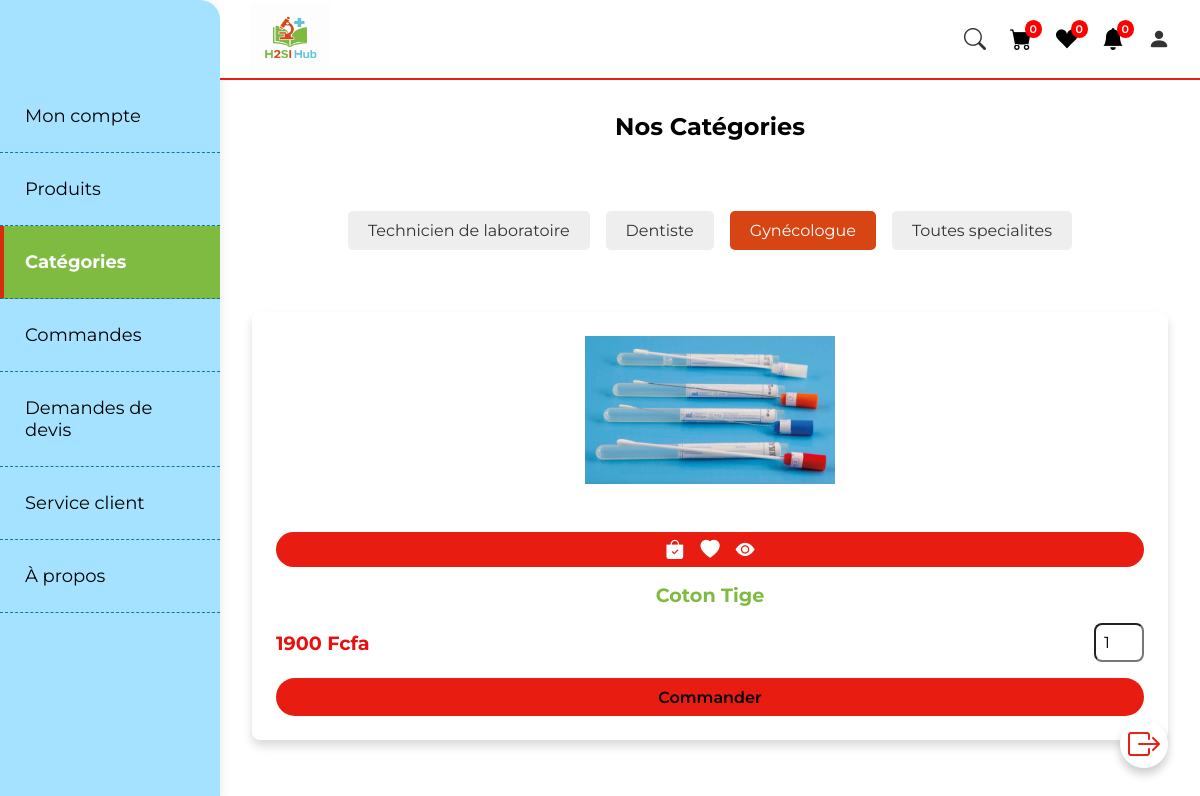
The page /presentation.php?categorie=Gynécologue on the database its author committed.
### tables this page shows
CREATE TABLE `t_produit` (
  `id` int(10) NOT NULL,
  `nom_pdt` varchar(1000) NOT NULL,
  `prix` float NOT NULL,
  `image` varchar(1000) NOT NULL,
  `detail_pdt` longtext NOT NULL,
  `categorie` varchar(100) NOT NULL
);

### sessioneq.php (called while the page is built, shortened)
<?php
include("admin/connexion.php");
if (isset($_SESSION['id_client'])) {
    $id_client = $_SESSION['id_client'];
    $nom_client = $_SESSION['nom_client'];
    $prenom_client = $_SESSION['prenom_client'];
    $mail_client = $_SESSION['mail_client'];
    $count_panier = $con->prepare("SELECT COUNT(*) FROM t_panier WHERE id_client = :id_client");
    $count_panier->bindParam(":id_client", $id_client);
    $count_panier->execute();
    $num_panier = $count_panier->fetchColumn();
    $count_wishlist = $con->prepare("SELECT COUNT(*) FROM t_wishlist WHERE id_client = :id_client");
    $count_wishlist->bindParam(":id_client", $id_client);
    $count_wishlist->execute();
    $num_wishlist = $count_wishlist->fetchColumn();
$count_notif = $con->prepare("SELECT COUNT(*) FROM t_notifications WHERE id_client = :id_client AND est_lue = 0");
$count_notif->bindParam(":id_client", $id_client);
$count_notif->execute();
$num_notif = $count_notif->fetchColumn();
} else {
     $num_notif = 0;
}
?>

### presentation.php (the view, shortened to what this page needs)
<?php
 include("sessioneq.php");
?>
<html lang="en" dir="ltr">
<head>
    <link rel="stylesheet" href="https://cdn.jsdelivr.net/npm/bootstrap-icons@1.10.3/font/bootstrap-icons.css">
</head>
<link rel="stylesheet" href="styl.css">
</head>
<body>
<div class="navbar-container">
  <div class="navbar-top">
    <a href="#" class="logo"><img src="Images/H2SI Hub.png" class="logo-img"  alt="H2SI Logo" /></a>
    <div class="nav-icons">
      <i class="bi bi-search" id="search-icon"></i>
      <a href="panier.php" class="panier">
        <i class="bi bi-cart-fill"></i>
            <sup><?php
             $count_panier = $con->prepare("SELECT COUNT(*) FROM t_panier WHERE id_client = :id_client");
             $count_panier->bindParam(":id_client", $id_client);
             $count_panier->execute();
             $num_panier = $count_panier->fetchColumn();
              echo $num_panier;
          ?>
          </sup>
        </a>
      <a href="wishlist.php" class="wishlist">
        <i class="bi bi-suit-heart-fill"></i>
     <sup><?php
            $count_wishlist = $con->prepare("SELECT COUNT(*) FROM t_wishlist WHERE id_client = :id_client");
            $count_wishlist->bindParam(":id_client", $id_client);
            $count_wishlist->execute();
            $num_wishlist = $count_wishlist->fetchColumn();
            echo $num_wishlist;
            ?></sup>
        </a>
        <a href="notif.php" class="wishlist"><i class="bi bi-bell-fill"></i><sup><?= $num_notif ?></sup></a>
      <i class="bi bi-person-fill" id="person-icon"></i>
    </div>
  </div>
 <nav class="sidebar">
    <ul class="nav-links">
      <li><a href="moncompte.php" class="nav-link">Mon compte</a></li>
      <li><a href="eqconnect.php" class="nav-link">Produits</a></li>
      <li><a href="presentation.php" class="nav-link active">Catégories</a></li>
      <li><a href="commande.php" class="nav-link">Commandes</a></li>
     <li><a href="devis.php" class="nav-link">Demandes de devis</a></li>
     <li><a href="service_client.php" class="nav-link">Service client</a></li>
      <li><a href="faq.php" class="nav-link">À propos</a></li>
    </ul>
  </nav>
</div>
<section class="categories">
  <h2 style="text-align:center; margin-bottom:5rem; margin-top:2rem;">Nos Catégories</h2>
  <div class="categorie-liste" style="text-align:center; margin-bottom: 30px;">
    <?php
    $categories = $con->query("SELECT DISTINCT categorie FROM t_produit WHERE categorie IS NOT NULL AND categorie != ''");
    while ($cat = $categories->fetch(PDO::FETCH_ASSOC)) {
      $cat_name = htmlspecialchars($cat['categorie']);
      $active = (isset($_GET['categorie']) && $_GET['categorie'] == $cat_name) ? "active" : "";
      echo '<a href="presentation.php?categorie=' . urlencode($cat_name) . '" class="categorie-btn ' . $active . '">' . $cat_name . '</a>';
    }
    ?>
  </div>
  <section class="produits">
    <div class="contenu_box" id="produitsGrid">
      <?php
      if (isset($_GET['categorie'])) {
        $categorie = htmlspecialchars($_GET['categorie']);
        $stmt = $con->prepare("SELECT * FROM t_produit WHERE categorie = ?");
        $stmt->execute([$categorie]);
        $produits = $stmt->fetchAll(PDO::FETCH_ASSOC);
        if (count($produits) > 0) {
          foreach ($produits as $pdt) {
            ?>
            <div class="box_eq">
              <div class="image_eq">
                <form method="post">
                  <img src="admin/image/<?= $pdt['image']; ?>" width="100%" class="images">
              </div>
              <div class="info_eq">
                <div class="button">
                  <button type="submit" name="ajouter_au_panier"><i class="bi bi-bag-check-fill"></i></button>
                  <button type="submit" name="ajouter_a_wishlist"><i class="bi bi-heart-fill"></i></button>
                  <a href="pageproduit.php?pid=<?= $pdt['id']; ?>" class="bi bi-eye-fill"></a>
                </div>
                <h3 class="nom"><?= $pdt['nom_pdt']; ?></h3>
                <div class="flex" style="display:flex; justify-content:space-between;">
                  <p class="prix"><?= $pdt['prix']; ?> Fcfa</p>
                  <input type="number" name="quantite" required min="1" value="1" class="quantite" style="width:50px;">
                </div>
              </div>
              <a href="verifier.php?get_id=<?= $pdt['id']; ?>" class="btn_buy">Commander</a>
            </div>
            <?php
          }
        } else {
          echo "<p style='text-align:center;'>Aucun produit trouvé pour cette catégorie.</p>";
        }
      } else {
        echo "<p style='text-align:center;'>Veuillez sélectionner une catégorie ci-dessus.</p>";
      }
      ?>
    </div>
    </section>
   <a href="eqconnect.php"><i class="bi bi-box-arrow-right"></i></a>
</section>
</body>
</html>

### styl.css (style rules this page uses)
* { margin: 0; padding: 0; box-sizing: border-box; font-family: 'Montserrat', sans-serif; list-style: none; text-decoration: none; scroll-behavior: smooth; scroll-padding-top: 2rem; }
body { overflow-x: hidden; padding-top: 80px; padding-left: 220px; box-sizing: border-box; }
.navbar-container { display: flex; flex-direction: row; width: 100%; position: fixed; top: 0; left: 0; background: #fff; z-index: 1000; box-shadow: 0 6px 10px rgba(0, 0, 0, 0.1); }
.navbar-top { position: fixed; top: 0; left: 220px; height: 80px; display: flex; justify-content: space-between; align-items: center; width: calc(100% - 220px); padding: 10px 30px; background: #fff; border-bottom: 2px solid #e81c11; z-index: 1001; }
.logo-img { width: 80px; height: 70px; transition: transform 0.3s ease-in-out; }
.nav-icons { display: flex; gap: 1.5rem; align-items: center; font-size: 22px; color: #333; }
.nav-icons a { color: #000; position: relative; }
.nav-icons sup { position: absolute; top: -8px; right: -10px; background-color: red; color: #fff; font-size: 10px; padding: 2px 5px; border-radius: 50%; }
.sidebar { width: 220px; background: #18b6ff64; height: 100vh; padding-top: 80px; position: fixed; left: 0; top: 0; border-top-right-radius: 20px; box-shadow: 4px 0 10px rgba(0,0,0,0.05); }
.nav-links { list-style: none; padding: 0; margin: 0; }
.nav-links li { width: 100%; }
.nav-link { display: block; padding: 25px 25px; font-size: 18px; color: #000; border-bottom: 1px dashed #056fa0ef; text-decoration: none; transition: all 0.3s ease; position: relative; }
.nav-link.active { background-color: #7EBB40; color: #fff; font-weight: bold; box-shadow: inset 4px 0 0 #d92b10; }
.panier sup { font-size: 11px; font-weight: 600; color:#fafafa; }
.wishlist sup { font-size: 11px; font-weight: 600; color:hwb(0 100% 0%); }
.produits { padding: 2rem; }
.produits .contenu_box { display: grid; grid-template-columns: repeat(auto-fit, minmax(270px, 1fr)); gap: 2rem; margin-top: 10px; }
.produits .box_eq { background: #fff; border-radius: .5rem; box-shadow: 0 6px 10px rgba(0, 0, 0, 0.15); padding: 1.5rem; display: flex; flex-direction: column; justify-content: space-between; }
.produits .box_eq .image_eq { text-align: center; margin-bottom: 1rem; }
.produits .box_eq .image_eq img { width: 100%; max-width: 250px; height: auto; }
.produits .box_eq .info_eq { text-align: center; margin-top: 1rem; }
.produits .box_eq .nom { font-size: 1.2rem; color: #7EBB40; text-transform: capitalize; margin: 0.5rem 0; }
.produits .box_eq .flex { display: flex; justify-content: space-between; align-items: center; margin-top: 1rem; }
.produits .box_eq .prix { font-size: 1.2rem; color: #e81010; font-weight: 700; }
.produits .box_eq .quantite { border-radius: .5rem; padding: .5rem; width: 60px; font-size: 1rem; }
.produits .box_eq .button { display: flex; justify-content: center; gap: 1rem; background: #e81c11; border-radius: 20px; padding: 0.5rem; margin: 1rem 0; }
.produits .box_eq .button button, .produits .box_eq .button a { background: transparent; border: none; color: #fff; font-size: 1.2rem; cursor: pointer; }
.produits .box_eq .btn_buy { text-align: center; background: #e81c11; border-radius: 20px; color: #000; font-weight: 600; padding: 0.6rem 1rem; display: inline-block; margin-top: 1rem; transition: 0.3s ease; }
.categorie-btn { margin: 8px; padding: 10px 20px; background: #eee; border-radius: 5px; cursor: pointer; text-decoration: none; color: #333; transition: all 0.3s ease; }
.categorie-btn:hover, .categorie-btn.active { background: #D84515; color: white; }
.categories a .bi-box-arrow-right { font-size: 2rem; color: #e81c11; position: fixed; bottom: 2rem; right: 2rem; background: #fff; padding: 0.5rem; border-radius: 50%; box-shadow: 0 6px 10px rgba(0, 0, 0, 0.2); transition: transform 0.2s ease; }

### rows shown on the page
t_produit: image (picture), nom_pdt "Coton Tige", prix "1900"

### other values the page prints
$num_panier "0"
$num_wishlist "0"
$num_notif "0"
$cat_name "Technicien de laboratoire"
$cat_name "Dentiste"
$cat_name "Gynécologue"
$cat_name "Toutes specialites"
